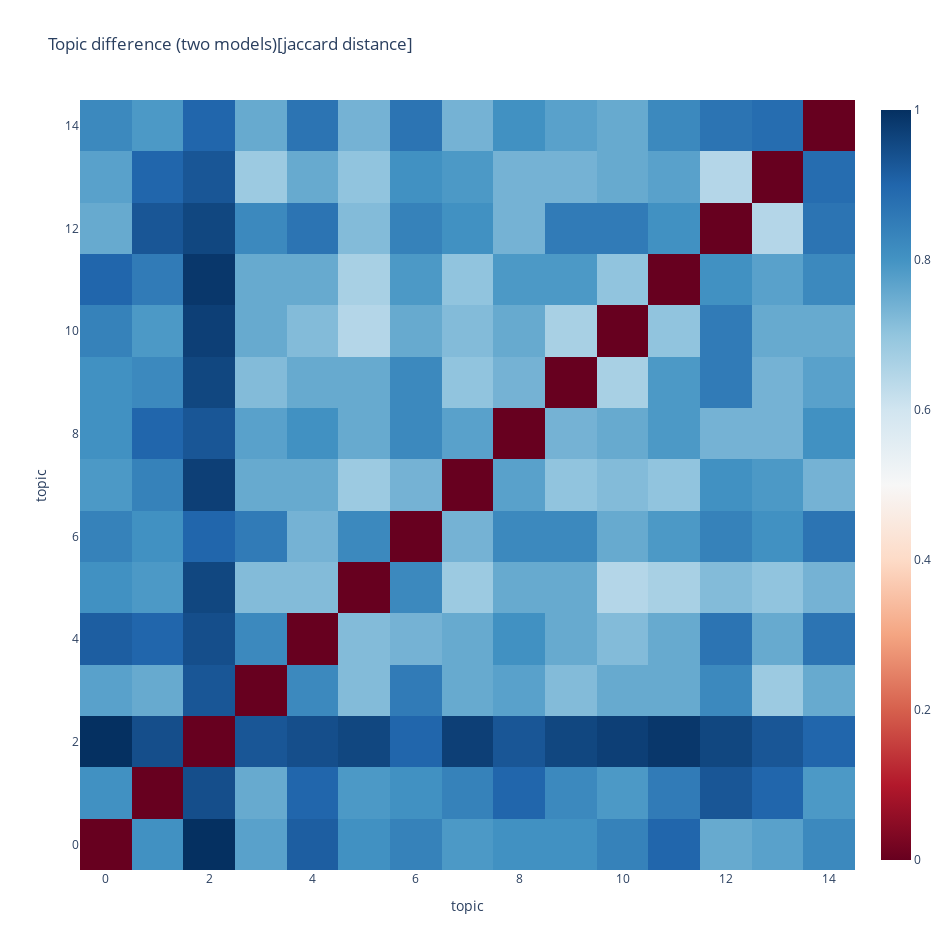

Source (notebook cell):
### Code cell
mdiff, annotation = NLP_model[0].diff(NLP_model[0], distance='jaccard')
plot_difference_plotly(mdiff, title="Topic difference (two models)[jaccard distance]", annotation=annotation)

### Figure 1 — Plotly figure (JSON) as saved in the notebook; plotly's stock layout.template omitted (floating-point values rounded to 4 significant figures; data arrays with more than 128 entries replaced by an {"elided": "..."} marker saying what was removed)
{"data": [{"colorscale": [[0, "rgb(103,0,31)"], [0.1, "rgb(178,24,43)"], [0.2, "rgb(214,96,77)"], [0.3, "rgb(244,165,130)"], [0.4, "rgb(253,219,199)"], [0.5, "rgb(247,247,247)"], [0.6, "rgb(209,229,240)"], [0.7, "rgb(146,197,222)"], [0.8, "rgb(67,147,195)"], [0.9, "rgb(33,102,172)"], [1, "rgb(5,48,97)"]], "text": {"elided": "15x15 str values"}, "type": "heatmap", "z": {"elided": "15x15 float values"}}], "layout": {"height": 950, "title": {"text": "Topic difference (two models)[jaccard distance]"}, "width": 950, "xaxis": {"title": {"text": "topic"}}, "yaxis": {"title": {"text": "topic"}}}}
